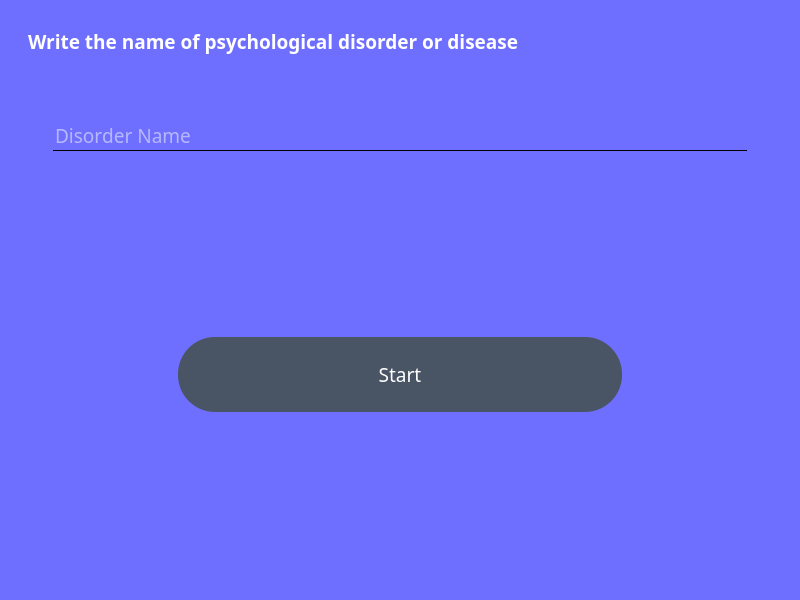
<?xml version="1.0" encoding="UTF-8"?>
<ui version="4.0">
 <class>MainWindow</class>
 <widget class="QMainWindow" name="MainWindow">
  <property name="geometry">
   <rect>
    <x>0</x>
    <y>0</y>
    <width>800</width>
    <height>600</height>
   </rect>
  </property>
  <property name="minimumSize">
   <size>
    <width>800</width>
    <height>600</height>
   </size>
  </property>
  <property name="palette">
   <palette>
    <active>
     <colorrole role="Button">
      <brush brushstyle="SolidPattern">
       <color alpha="255">
        <red>111</red>
        <green>111</green>
        <blue>255</blue>
       </color>
      </brush>
     </colorrole>
     <colorrole role="Base">
      <brush brushstyle="SolidPattern">
       <color alpha="255">
        <red>111</red>
        <green>111</green>
        <blue>255</blue>
       </color>
      </brush>
     </colorrole>
     <colorrole role="Window">
      <brush brushstyle="SolidPattern">
       <color alpha="255">
        <red>111</red>
        <green>111</green>
        <blue>255</blue>
       </color>
      </brush>
     </colorrole>
     <colorrole role="PlaceholderText">
      <brush brushstyle="SolidPattern">
       <color alpha="128">
        <red>226</red>
        <green>226</green>
        <blue>226</blue>
       </color>
      </brush>
     </colorrole>
    </active>
    <inactive>
     <colorrole role="Button">
      <brush brushstyle="SolidPattern">
       <color alpha="255">
        <red>111</red>
        <green>111</green>
        <blue>255</blue>
       </color>
      </brush>
     </colorrole>
     <colorrole role="Base">
      <brush brushstyle="SolidPattern">
       <color alpha="255">
        <red>111</red>
        <green>111</green>
        <blue>255</blue>
       </color>
      </brush>
     </colorrole>
     <colorrole role="Window">
      <brush brushstyle="SolidPattern">
       <color alpha="255">
        <red>111</red>
        <green>111</green>
        <blue>255</blue>
       </color>
      </brush>
     </colorrole>
     <colorrole role="PlaceholderText">
      <brush brushstyle="SolidPattern">
       <color alpha="128">
        <red>226</red>
        <green>226</green>
        <blue>226</blue>
       </color>
      </brush>
     </colorrole>
    </inactive>
    <disabled>
     <colorrole role="Button">
      <brush brushstyle="SolidPattern">
       <color alpha="255">
        <red>111</red>
        <green>111</green>
        <blue>255</blue>
       </color>
      </brush>
     </colorrole>
     <colorrole role="Base">
      <brush brushstyle="SolidPattern">
       <color alpha="255">
        <red>111</red>
        <green>111</green>
        <blue>255</blue>
       </color>
      </brush>
     </colorrole>
     <colorrole role="Window">
      <brush brushstyle="SolidPattern">
       <color alpha="255">
        <red>111</red>
        <green>111</green>
        <blue>255</blue>
       </color>
      </brush>
     </colorrole>
     <colorrole role="PlaceholderText">
      <brush brushstyle="SolidPattern">
       <color alpha="128">
        <red>226</red>
        <green>226</green>
        <blue>226</blue>
       </color>
      </brush>
     </colorrole>
    </disabled>
   </palette>
  </property>
  <property name="windowTitle">
   <string>Mentalist</string>
  </property>
  <property name="styleSheet">
   <string notr="true">background-color: rgb(111, 111, 255)</string>
  </property>
  <widget class="QWidget" name="centralwidget">
   <property name="sizePolicy">
    <sizepolicy hsizetype="Preferred" vsizetype="Preferred">
     <horstretch>0</horstretch>
     <verstretch>0</verstretch>
    </sizepolicy>
   </property>
   <property name="baseSize">
    <size>
     <width>800</width>
     <height>600</height>
    </size>
   </property>
   <property name="palette">
    <palette>
     <active>
      <colorrole role="WindowText">
       <brush brushstyle="SolidPattern">
        <color alpha="255">
         <red>255</red>
         <green>255</green>
         <blue>255</blue>
        </color>
       </brush>
      </colorrole>
      <colorrole role="Button">
       <brush brushstyle="SolidPattern">
        <color alpha="255">
         <red>111</red>
         <green>111</green>
         <blue>255</blue>
        </color>
       </brush>
      </colorrole>
      <colorrole role="Text">
       <brush brushstyle="SolidPattern">
        <color alpha="255">
         <red>255</red>
         <green>255</green>
         <blue>255</blue>
        </color>
       </brush>
      </colorrole>
      <colorrole role="ButtonText">
       <brush brushstyle="SolidPattern">
        <color alpha="255">
         <red>255</red>
         <green>255</green>
         <blue>255</blue>
        </color>
       </brush>
      </colorrole>
      <colorrole role="Base">
       <brush brushstyle="SolidPattern">
        <color alpha="255">
         <red>111</red>
         <green>111</green>
         <blue>255</blue>
        </color>
       </brush>
      </colorrole>
      <colorrole role="Window">
       <brush brushstyle="SolidPattern">
        <color alpha="255">
         <red>111</red>
         <green>111</green>
         <blue>255</blue>
        </color>
       </brush>
      </colorrole>
      <colorrole role="PlaceholderText">
       <brush brushstyle="SolidPattern">
        <color alpha="128">
         <red>255</red>
         <green>255</green>
         <blue>255</blue>
        </color>
       </brush>
      </colorrole>
     </active>
     <inactive>
      <colorrole role="WindowText">
       <brush brushstyle="SolidPattern">
        <color alpha="255">
         <red>255</red>
         <green>255</green>
         <blue>255</blue>
        </color>
       </brush>
      </colorrole>
      <colorrole role="Button">
       <brush brushstyle="SolidPattern">
        <color alpha="255">
         <red>111</red>
         <green>111</green>
         <blue>255</blue>
        </color>
       </brush>
      </colorrole>
      <colorrole role="Text">
       <brush brushstyle="SolidPattern">
        <color alpha="255">
         <red>255</red>
         <green>255</green>
         <blue>255</blue>
        </color>
       </brush>
      </colorrole>
      <colorrole role="ButtonText">
       <brush brushstyle="SolidPattern">
        <color alpha="255">
         <red>255</red>
         <green>255</green>
         <blue>255</blue>
        </color>
       </brush>
      </colorrole>
      <colorrole role="Base">
       <brush brushstyle="SolidPattern">
        <color alpha="255">
         <red>111</red>
         <green>111</green>
         <blue>255</blue>
        </color>
       </brush>
      </colorrole>
      <colorrole role="Window">
       <brush brushstyle="SolidPattern">
        <color alpha="255">
         <red>111</red>
         <green>111</green>
         <blue>255</blue>
        </color>
       </brush>
      </colorrole>
      <colorrole role="PlaceholderText">
       <brush brushstyle="SolidPattern">
        <color alpha="128">
         <red>255</red>
         <green>255</green>
         <blue>255</blue>
        </color>
       </brush>
      </colorrole>
     </inactive>
     <disabled>
      <colorrole role="WindowText">
       <brush brushstyle="SolidPattern">
        <color alpha="255">
         <red>120</red>
         <green>120</green>
         <blue>120</blue>
        </color>
       </brush>
      </colorrole>
      <colorrole role="Button">
       <brush brushstyle="SolidPattern">
        <color alpha="255">
         <red>111</red>
         <green>111</green>
         <blue>255</blue>
        </color>
       </brush>
      </colorrole>
      <colorrole role="Text">
       <brush brushstyle="SolidPattern">
        <color alpha="255">
         <red>120</red>
         <green>120</green>
         <blue>120</blue>
        </color>
       </brush>
      </colorrole>
      <colorrole role="ButtonText">
       <brush brushstyle="SolidPattern">
        <color alpha="255">
         <red>120</red>
         <green>120</green>
         <blue>120</blue>
        </color>
       </brush>
      </colorrole>
      <colorrole role="Base">
       <brush brushstyle="SolidPattern">
        <color alpha="255">
         <red>111</red>
         <green>111</green>
         <blue>255</blue>
        </color>
       </brush>
      </colorrole>
      <colorrole role="Window">
       <brush brushstyle="SolidPattern">
        <color alpha="255">
         <red>111</red>
         <green>111</green>
         <blue>255</blue>
        </color>
       </brush>
      </colorrole>
      <colorrole role="PlaceholderText">
       <brush brushstyle="SolidPattern">
        <color alpha="128">
         <red>0</red>
         <green>0</green>
         <blue>0</blue>
        </color>
       </brush>
      </colorrole>
     </disabled>
    </palette>
   </property>
   <layout class="QGridLayout" name="gridLayout_3">
    <item row="0" column="0">
     <widget class="QStackedWidget" name="stackedWidget">
      <property name="currentIndex">
       <number>0</number>
      </property>
      <widget class="QWidget" name="page">
       <layout class="QGridLayout" name="gridLayout_2">
        <item row="0" column="0">
         <layout class="QVBoxLayout" name="verticalLayout_2" stretch="0,0,1,0,3,0">
          <property name="spacing">
           <number>1</number>
          </property>
          <property name="sizeConstraint">
           <enum>QLayout::SetDefaultConstraint</enum>
          </property>
          <property name="leftMargin">
           <number>10</number>
          </property>
          <property name="topMargin">
           <number>10</number>
          </property>
          <property name="rightMargin">
           <number>10</number>
          </property>
          <property name="bottomMargin">
           <number>10</number>
          </property>
          <item>
           <layout class="QHBoxLayout" name="label_hl_2">
            <item>
             <widget class="QLabel" name="label_2">
              <property name="baseSize">
               <size>
                <width>100</width>
                <height>100</height>
               </size>
              </property>
              <property name="font">
               <font>
                <family>Franklin Gothic Medium</family>
                <pointsize>14</pointsize>
                <weight>75</weight>
                <italic>false</italic>
                <bold>true</bold>
                <underline>false</underline>
                <kerning>true</kerning>
               </font>
              </property>
              <property name="styleSheet">
               <string notr="true">color: rgb(255, 255, 255)</string>
              </property>
              <property name="text">
               <string>Write the name of psychological disorder or disease</string>
              </property>
              <property name="textFormat">
               <enum>Qt::RichText</enum>
              </property>
              <property name="alignment">
               <set>Qt::AlignLeading|Qt::AlignLeft|Qt::AlignTop</set>
              </property>
              <property name="wordWrap">
               <bool>true</bool>
              </property>
              <property name="margin">
               <number>25</number>
              </property>
             </widget>
            </item>
           </layout>
          </item>
          <item>
           <spacer name="verticalSpacer_4">
            <property name="orientation">
             <enum>Qt::Vertical</enum>
            </property>
            <property name="sizeHint" stdset="0">
             <size>
              <width>20</width>
              <height>80</height>
             </size>
            </property>
           </spacer>
          </item>
          <item>
           <layout class="QHBoxLayout" name="qLine_hl_2" stretch="0">
            <property name="spacing">
             <number>1</number>
            </property>
            <property name="sizeConstraint">
             <enum>QLayout::SetMinAndMaxSize</enum>
            </property>
            <property name="leftMargin">
             <number>5</number>
            </property>
            <property name="topMargin">
             <number>5</number>
            </property>
            <property name="rightMargin">
             <number>5</number>
            </property>
            <property name="bottomMargin">
             <number>5</number>
            </property>
            <item>
             <widget class="QLineEdit" name="lineEdit_2">
              <property name="font">
               <font>
                <family>Franklin Gothic Medium</family>
                <pointsize>14</pointsize>
                <underline>false</underline>
                <strikeout>false</strikeout>
                <kerning>false</kerning>
               </font>
              </property>
              <property name="styleSheet">
               <string notr="true">margin: 20;
color: white;
border-bottom: 1px solid black;
font-size: 12
</string>
              </property>
              <property name="inputMask">
               <string/>
              </property>
              <property name="maxLength">
               <number>50</number>
              </property>
              <property name="frame">
               <bool>false</bool>
              </property>
              <property name="placeholderText">
               <string>Disorder Name</string>
              </property>
             </widget>
            </item>
           </layout>
          </item>
          <item>
           <spacer name="verticalSpacer_5">
            <property name="orientation">
             <enum>Qt::Vertical</enum>
            </property>
            <property name="sizeHint" stdset="0">
             <size>
              <width>20</width>
              <height>200</height>
             </size>
            </property>
           </spacer>
          </item>
          <item>
           <layout class="QHBoxLayout" name="startbtn_hl_2">
            <item>
             <spacer name="horizontalSpacer_3">
              <property name="orientation">
               <enum>Qt::Horizontal</enum>
              </property>
              <property name="sizeHint" stdset="0">
               <size>
                <width>150</width>
                <height>1</height>
               </size>
              </property>
             </spacer>
            </item>
            <item>
             <widget class="QPushButton" name="pushButton_2">
              <property name="sizePolicy">
               <sizepolicy hsizetype="Minimum" vsizetype="Fixed">
                <horstretch>1</horstretch>
                <verstretch>0</verstretch>
               </sizepolicy>
              </property>
              <property name="font">
               <font>
                <family>Franklin Gothic Demi</family>
                <pointsize>14</pointsize>
               </font>
              </property>
              <property name="focusPolicy">
               <enum>Qt::ClickFocus</enum>
              </property>
              <property name="styleSheet">
               <string notr="true">:hover {
	background: white;
	color: #495464;
}

QWidget {
border-style: solid;
border-color: black;
border-radius: 37;
background-color: #495464;
color: white;
height: 75;
}

</string>
              </property>
              <property name="text">
               <string>Start</string>
              </property>
              <property name="iconSize">
               <size>
                <width>50</width>
                <height>50</height>
               </size>
              </property>
              <property name="flat">
               <bool>false</bool>
              </property>
             </widget>
            </item>
            <item>
             <spacer name="horizontalSpacer_4">
              <property name="orientation">
               <enum>Qt::Horizontal</enum>
              </property>
              <property name="sizeHint" stdset="0">
               <size>
                <width>150</width>
                <height>1</height>
               </size>
              </property>
             </spacer>
            </item>
           </layout>
          </item>
          <item>
           <spacer name="verticalSpacer_6">
            <property name="orientation">
             <enum>Qt::Vertical</enum>
            </property>
            <property name="sizeHint" stdset="0">
             <size>
              <width>20</width>
              <height>200</height>
             </size>
            </property>
           </spacer>
          </item>
         </layout>
        </item>
       </layout>
      </widget>
      <widget class="QWidget" name="page_2">
       <layout class="QGridLayout" name="gridLayout">
        <item row="0" column="0">
         <layout class="QVBoxLayout" name="verticalLayout" stretch="0,0,0">
          <property name="leftMargin">
           <number>10</number>
          </property>
          <property name="topMargin">
           <number>10</number>
          </property>
          <property name="rightMargin">
           <number>10</number>
          </property>
          <property name="bottomMargin">
           <number>10</number>
          </property>
          <item>
           <layout class="QHBoxLayout" name="horizontalLayout">
            <item>
             <widget class="QLabel" name="label">
              <property name="font">
               <font>
                <family>Franklin Gothic Medium</family>
                <pointsize>14</pointsize>
                <weight>75</weight>
                <bold>true</bold>
               </font>
              </property>
              <property name="styleSheet">
               <string notr="true">color: white;
</string>
              </property>
              <property name="text">
               <string>Analysis</string>
              </property>
             </widget>
            </item>
           </layout>
          </item>
          <item>
           <layout class="QHBoxLayout" name="horizontalLayout_9">
            <property name="leftMargin">
             <number>10</number>
            </property>
            <property name="topMargin">
             <number>10</number>
            </property>
            <property name="rightMargin">
             <number>10</number>
            </property>
            <property name="bottomMargin">
             <number>10</number>
            </property>
            <item>
             <widget class="QScrollArea" name="scrollArea">
              <property name="styleSheet">
               <string notr="true">QScrollBar:vertical {
	border: none;
    background: rgb(45, 45, 68);
    width: 14px;
    margin: 15px 0 15px 0;
	border-radius: 0px;
 }

/*  HANDLE BAR VERTICAL */
QScrollBar::handle:vertical {	
	background-color: rgb(80, 80, 122);
	min-height: 30px;
	border-radius: 7px;
}
QScrollBar::handle:vertical:hover{	
	background-color: rgb(255, 0, 127);
}
QScrollBar::handle:vertical:pressed {	
	background-color: rgb(185, 0, 92);
}

/* BTN TOP - SCROLLBAR */
QScrollBar::sub-line:vertical {
	border: none;
	background-color: rgb(59, 59, 90);
	height: 15px;
	border-top-left-radius: 7px;
	border-top-right-radius: 7px;
	subcontrol-position: top;
	subcontrol-origin: margin;
}
QScrollBar::sub-line:vertical:hover {	
	background-color: rgb(255, 0, 127);
}
QScrollBar::sub-line:vertical:pressed {	
	background-color: rgb(185, 0, 92);
}

/* BTN BOTTOM - SCROLLBAR */
QScrollBar::add-line:vertical {
	border: none;
	background-color: rgb(59, 59, 90);
	height: 15px;
	border-bottom-left-radius: 7px;
	border-bottom-right-radius: 7px;
	subcontrol-position: bottom;
	subcontrol-origin: margin;
}
QScrollBar::add-line:vertical:hover {	
	background-color: rgb(255, 0, 127);
}
QScrollBar::add-line:vertical:pressed {	
	background-color: rgb(185, 0, 92);
}

/* RESET ARROW */
QScrollBar::up-arrow:vertical, QScrollBar::down-arrow:vertical {
	background: none;
}
QScrollBar::add-page:vertical, QScrollBar::sub-page:vertical {
	background: none;
}
</string>
              </property>
              <property name="frameShape">
               <enum>QFrame::NoFrame</enum>
              </property>
              <property name="verticalScrollBarPolicy">
               <enum>Qt::ScrollBarAsNeeded</enum>
              </property>
              <property name="widgetResizable">
               <bool>true</bool>
              </property>
              <widget class="QWidget" name="scrollAreaWidgetContents">
               <property name="geometry">
                <rect>
                 <x>0</x>
                 <y>-53</y>
                 <width>710</width>
                 <height>837</height>
                </rect>
               </property>
               <layout class="QGridLayout" name="gridLayout_5">
                <item row="0" column="0">
                 <widget class="QLabel" name="Analysis_Label">
                  <property name="font">
                   <font>
                    <family>Franklin Gothic Medium</family>
                    <pointsize>12</pointsize>
                    <weight>50</weight>
                    <italic>false</italic>
                    <bold>false</bold>
                   </font>
                  </property>
                  <property name="styleSheet">
                   <string notr="true">color:white;</string>
                  </property>
                  <property name="text">
                   <string>Can you describe your overall mood and emotional state over the past two weeks?

Happy: Over the past two weeks, my overall mood has been quite positive. I've generally felt content and upbeat.
What activities or hobbies have you found less enjoyable or lost interest in recently? Can you elaborate on how this has affected you?

Calm: I haven't really lost interest in any activities or hobbies recently. I still enjoy my regular routines and hobbies as much as before.
Have you experienced any changes in your sleep patterns, such as difficulty falling asleep, staying asleep, or sleeping too much? Please describe.

Neutral: My sleep patterns have been stable. I haven't had any significant issues with falling asleep, staying asleep, or oversleeping.
How has your energy level been lately? Can you recall any specific instances where you felt unusually tired or energetic?

Surprised: My energy levels have been quite steady. There haven't been any notable instances where I felt unusually tired or particularly energetic.
Have there been any changes in your appetite or eating habits? If so, how have these changes impacted you physically and emotionally?

Neutral: My appetite and eating habits have remained consistent. There haven't been any changes that have impacted me physically or emotionally.
Can you describe any recent feelings of guilt, worthlessness, or self-criticism? How often do these feelings occur and in what situations?

Calm: I haven't experienced any significant feelings of guilt, worthlessness, or self-criticism recently. I feel generally confident and content.
Have you found it difficult to concentrate or make decisions recently? Please provide examples of situations where this has been a problem.

Neutral: I haven't had any trouble concentrating or making decisions lately. My focus and decision-making abilities have been as good as usual.
Have you had any thoughts about self-harm or that life isn't worth living? If so, can you describe these thoughts and how often they occur?

Happy: I haven't had any thoughts about self-harm or feelings that life isn't worth living. My outlook on life has been quite positive.</string>
                  </property>
                  <property name="wordWrap">
                   <bool>true</bool>
                  </property>
                 </widget>
                </item>
               </layout>
              </widget>
             </widget>
            </item>
           </layout>
          </item>
          <item>
           <layout class="QHBoxLayout" name="horizontalLayout_11" stretch="0,0,0">
            <property name="leftMargin">
             <number>10</number>
            </property>
            <property name="topMargin">
             <number>10</number>
            </property>
            <property name="rightMargin">
             <number>10</number>
            </property>
            <property name="bottomMargin">
             <number>10</number>
            </property>
            <item>
             <spacer name="horizontalSpacer">
              <property name="orientation">
               <enum>Qt::Horizontal</enum>
              </property>
              <property name="sizeType">
               <enum>QSizePolicy::Expanding</enum>
              </property>
              <property name="sizeHint" stdset="0">
               <size>
                <width>250</width>
                <height>5</height>
               </size>
              </property>
             </spacer>
            </item>
            <item>
             <widget class="QPushButton" name="newTest_btn">
              <property name="minimumSize">
               <size>
                <width>150</width>
                <height>0</height>
               </size>
              </property>
              <property name="font">
               <font>
                <family>Franklin Gothic Demi</family>
                <pointsize>12</pointsize>
               </font>
              </property>
              <property name="styleSheet">
               <string notr="true">:hover {
	background: white;
	color: #495464;
}

QWidget {
border-style: solid;
border-color: black;
border-radius: 20;
background-color: #495464;
color: white;
height: 40;
margin: 5px;
}</string>
              </property>
              <property name="text">
               <string>Start New Test</string>
              </property>
             </widget>
            </item>
            <item>
             <widget class="QPushButton" name="backbtn">
              <property name="minimumSize">
               <size>
                <width>150</width>
                <height>0</height>
               </size>
              </property>
              <property name="font">
               <font>
                <family>Franklin Gothic Demi</family>
                <pointsize>12</pointsize>
               </font>
              </property>
              <property name="styleSheet">
               <string notr="true">:hover {
	background: white;
	color: #495464;
}

QWidget {
border-style: solid;
border-color: black;
border-radius: 20;
background-color: #495464;
color: white;
height: 40;
margin: 5px;
}</string>
              </property>
              <property name="text">
               <string>Back</string>
              </property>
             </widget>
            </item>
           </layout>
          </item>
         </layout>
        </item>
       </layout>
      </widget>
     </widget>
    </item>
   </layout>
  </widget>
 </widget>
 <resources/>
 <connections/>
</ui>
